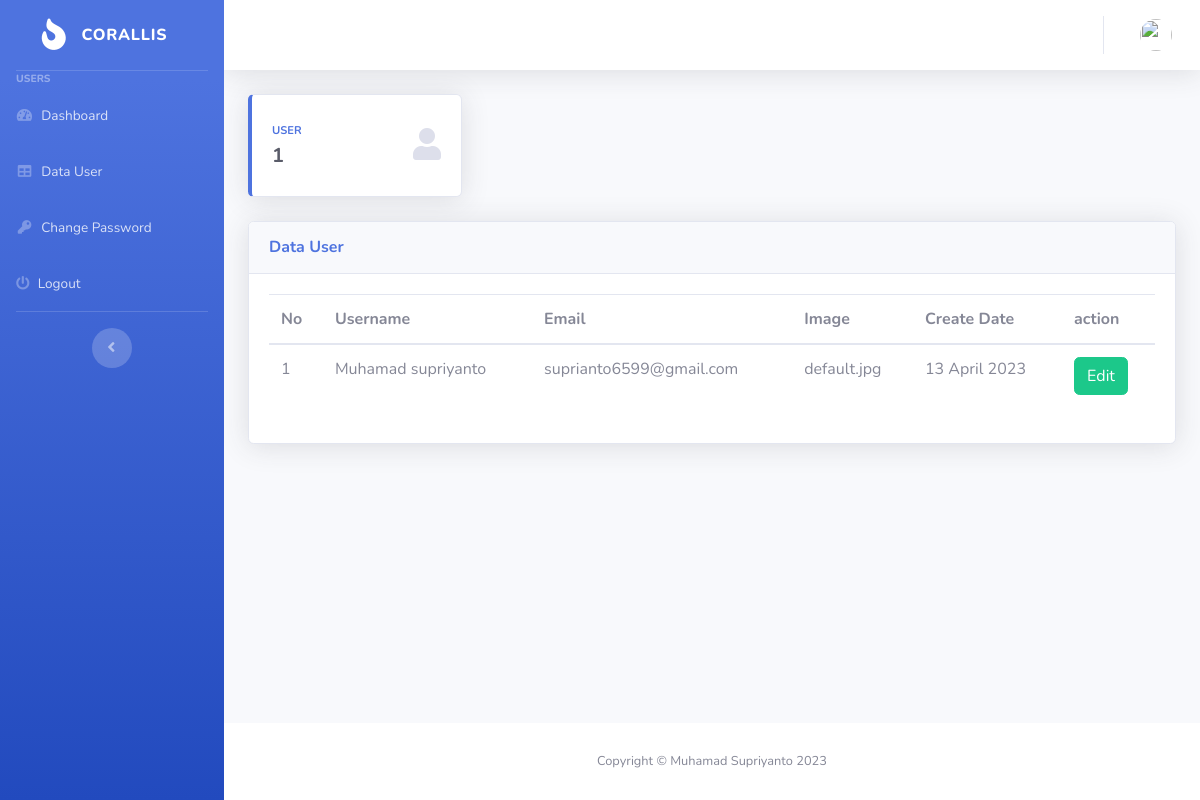
The app's page /index.php/user/datauser, older data.
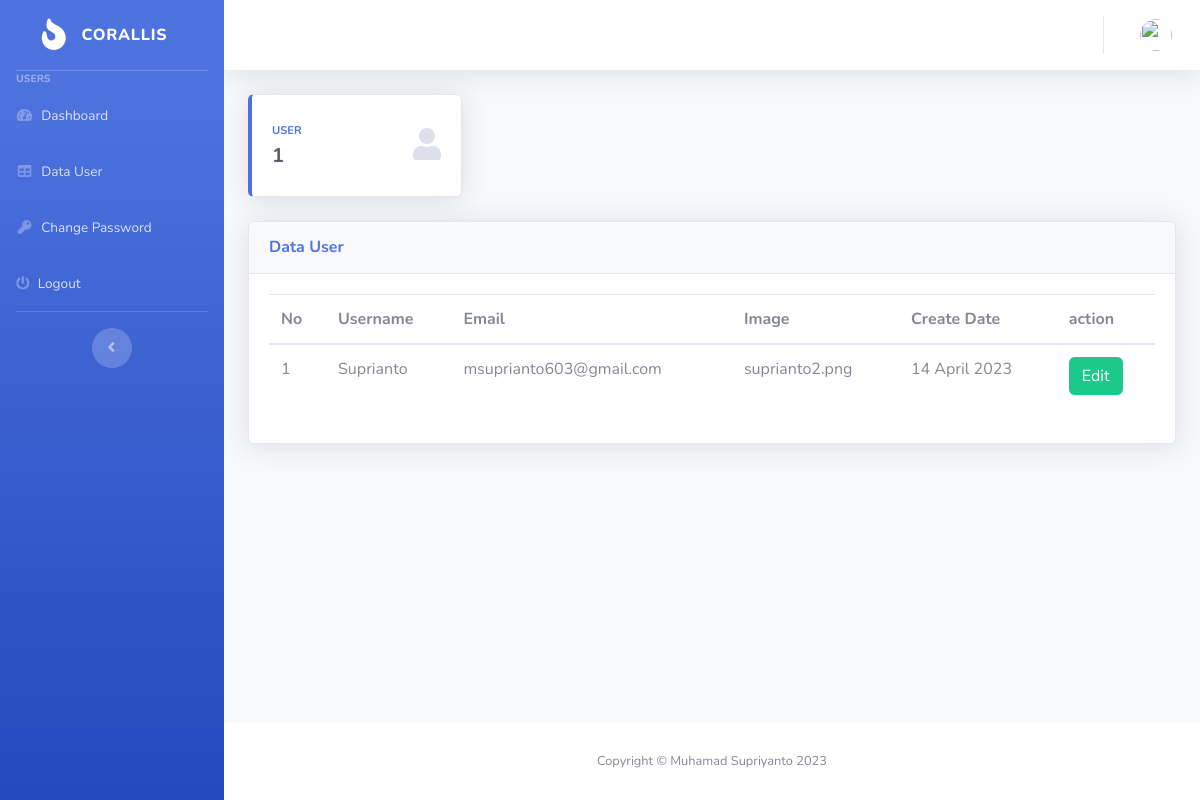
The same page, newer data.
### tables this page shows
CREATE TABLE `users` (
  `id` int(11) NOT NULL,
  `username` varchar(128) DEFAULT NULL,
  `email` varchar(128) DEFAULT NULL,
  `password` varchar(128) DEFAULT NULL,
  `image` varchar(128) NOT NULL,
  `create_add` int(11) DEFAULT NULL
);

### application/controllers/User.php (called while the page is built, shortened)
<?php
class User extends CI_Controller {
	public function __construct()
	{
		$this->load->model('M_datauser');
	}
	public function datauser()
	{
		$data['title'] = 'Data User';
		$data['count'] = $this->db->count_all( 'users' );
		$data['user'] = $this->M_datauser->getalldata();
		$user['user'] = $this->db->get_where('users', ['email' => $this->session->userdata('email')])->row_array();
			$this->load->view('template/header', $data);
        	$this->load->view('template/sidebar',$user);
			$this->load->view('template/topbar',$user);
        	$this->load->view('user/data_user', $data);
       		$this->load->view('template/footer');
	}
}

### index.php (called while the page is built, shortened)
<?php
require_once BASEPATH.'core/CodeIgniter.php';

### application/models/M_datauser.php (called while the page is built, shortened)
<?php
class M_datauser extends CI_Model {
	public function getalldata(){
		$this->db->select('*');
		$this->db->from('users');
		$query = $this->db->get();
		return $query->result_array();
	}
}

### application/views/user/data_user.php (the view)
            <div class="container">
<div class="row">
	<div class="col-xl-3 col-md-6 mb-4">
		<div class="card border-left-primary shadow h-100 py-2">
			<div class="card-body">
				<div class="row no-gutters align-items-center">
					<div class="col mr-2">
						<div class="text-xs font-weight-bold text-primary text-uppercase mb-1">
							User</div>
						<div class="h5 mb-0 font-weight-bold text-gray-800"><?= $count?></div>
					</div>
					<div class="col-auto">
						<i class="fas fa-solid fa-user fa-2x text-gray-300"></i>
					</div>
				</div>
			</div>
		</div>
	</div>
</div>
	 <div class="card shadow mb-4">
                    <div class="card-header py-3">
                        <h6 class="m-0 font-weight-bold text-primary">Data User</h6>
                    </div>
                    <div class="card-body">
                        <div class="table-responsive">
                            <table class="table" id="dataTable" width="100%" cellspacing="0">
                                <thead>
                                    <tr>
                                        <th>No</th>
                                        <th>Username</th>
                                        <th>Email</th>
                                        <th>Image</th>
                                        <th>Create Date</th>
                                        <th>action</th>
                                    </tr>
                                </thead>
                                <tbody>
						<?php $i = 1;?>
						<?php foreach($user as $item): ?>
                                    <tr>
                                        <td><?= $i++ ?></td>
                                        <td><?=  $item['username'];?></td>
                                        <td><?=  $item['email'];?></td>
                                        <td><?=  $item['image'];?></td>
                                        <td><?=  date('d F Y ', $item['create_add']);?></td>
                                        <td>
								<a href="<?= base_url('User/Edit')?>" class="btn btn-success">Edit</a>
							</td>
                                    </tr>
						<?php endforeach ; ?>
                                </tbody>
                            </table>
                        </div>
                    </div>
                </div>
            </div>
        </div>

### application/views/template/header.php (shortened to what this page needs)
<!DOCTYPE html>
<html lang="en">
<head>
    <link href="<?= base_url('assets/') ?>vendor/fontawesome-free/css/all.min.css" rel="stylesheet" type="text/css">
    <link href="<?= base_url('assets/') ?>css/sb-admin-2.min.css" rel="stylesheet">
</head>
<body id="page-top">
<div id="wrapper">

### application/views/template/sidebar.php
<ul class="navbar-nav bg-gradient-primary sidebar sidebar-dark accordion" id="accordionSidebar">
	<a class="sidebar-brand d-flex align-items-center justify-content-center" href="index.html">
		<div class="sidebar-brand-icon rotate-n-15">
		<i class="fas fa-solid fa-fire"></i>
		</div>
		<div class="sidebar-brand-text mx-3">CORALLIS</div>
	</a>
	<hr class="sidebar-divider my-0">
	<div class="sidebar-heading">
		Users
	</div>
	<li class="nav-item">
		<a class="nav-link" href="<?= base_url('User/index')?>">
			<i class="fas fa-fw fa-tachometer-alt"></i>
			<span>Dashboard</span></a>
	</li>
	<li class="nav-item">
		<a class="nav-link" href="<?= base_url('User/datauser')?>">
			<i class="fas fa-fw fa-table"></i>
			<span>Data User</span></a>
	</li>
	<li class="nav-item">
		<a class="nav-link" href="<?= base_url('User/changePassword')?>">
			<i class="fas fa-fw fa-key"></i>
			<span>Change Password</span></a>
	</li>
	<li class="nav-item">
		<a class="nav-link" href="<?= base_url('Auth/logout')?>" onclick="return confirm('Yakin Ingin Logout <?= $user['username'] ?> ?')" >
		<i class="fas fa-solid fa-power-off"></i>
			<span>Logout</span></a>
	</li>
	<hr class="sidebar-divider d-none d-md-block">
	<div class="text-center d-none d-md-inline">
		<button class="rounded-circle border-0" id="sidebarToggle"></button>
	</div>
	</ul>

### application/views/template/topbar.php (shortened to what this page needs)
 <div id="content-wrapper" class="d-flex flex-column">
<div id="content">
	<nav class="navbar navbar-expand navbar-light bg-white topbar mb-4 static-top shadow">
		<ul class="navbar-nav ml-auto">
			<li class="nav-item dropdown no-arrow">
				<a class="nav-link dropdown-toggle" href="#" id="userDropdown" role="button"
					data-toggle="dropdown" aria-haspopup="true" aria-expanded="false">
					<img class="img-profile rounded-circle"
						src="<?= base_url('assets/img/profile/'). $user['image'];?>">
				</a>
			</li>
		</ul>
	</nav>

### application/views/template/footer.php (shortened to what this page needs)
	<footer class="sticky-footer bg-white">
                <div class="container my-auto">
                    <div class="copyright text-center my-auto">
                        <span>Copyright &copy; Muhamad Supriyanto 2023</span>
                    </div>
                </div>
            </footer>
        </div>
    </div>
</body>
</html>

Row changes from the older to the newer data that the page shows:
removed users: username "Muhamad supriyanto", email "suprianto6599@gmail.com", image "default.jpg", create_add "13 April 2023"
added users: username "Suprianto", email "msuprianto603@gmail.com", image "suprianto2.png", create_add "14 April 2023"
